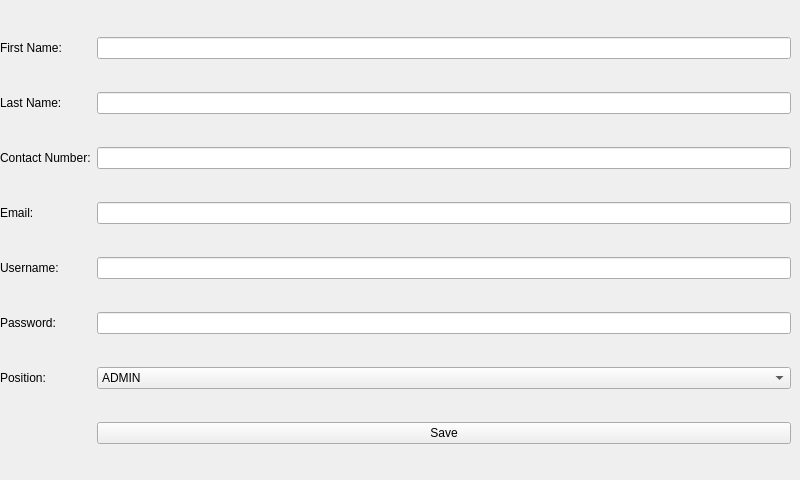
      <widget class="QWidget" name="staffRegistrationTab">
       <attribute name="title">
        <string>Staff Registration</string>
       </attribute>
       <widget class="QWidget" name="layoutWidget_5">
        <property name="geometry">
         <rect>
          <x>0</x>
          <y>10</y>
          <width>791</width>
          <height>461</height>
         </rect>
        </property>
        <layout class="QGridLayout" name="gridLayout">
         <item row="0" column="1">
          <widget class="QLineEdit" name="registerStaffFirstName">
           <property name="inputMethodHints">
            <set>Qt::ImhUppercaseOnly</set>
           </property>
          </widget>
         </item>
         <item row="1" column="0">
          <widget class="QLabel" name="registerStaffLastNameLabel">
           <property name="text">
            <string>Last Name:</string>
           </property>
          </widget>
         </item>
         <item row="1" column="1">
          <widget class="QLineEdit" name="registerStaffLastName">
           <property name="inputMethodHints">
            <set>Qt::ImhUppercaseOnly</set>
           </property>
          </widget>
         </item>
         <item row="2" column="0">
          <widget class="QLabel" name="registerStaffCNumberLabel">
           <property name="text">
            <string>Contact Number:</string>
           </property>
          </widget>
         </item>
         <item row="0" column="0">
          <widget class="QLabel" name="registerStaffFirstNameLabel">
           <property name="text">
            <string>First Name:</string>
           </property>
          </widget>
         </item>
         <item row="2" column="1">
          <widget class="QLineEdit" name="registerStaffCNumber">
           <property name="inputMethodHints">
            <set>Qt::ImhDigitsOnly</set>
           </property>
           <property name="inputMask">
            <string>999999999999</string>
           </property>
           <property name="maxLength">
            <number>12</number>
           </property>
          </widget>
         </item>
         <item row="4" column="0">
          <widget class="QLabel" name="registerUsernameLabel">
           <property name="text">
            <string>Username:</string>
           </property>
          </widget>
         </item>
         <item row="4" column="1">
          <widget class="QLineEdit" name="registerUsername"/>
         </item>
         <item row="7" column="1">
          <widget class="QPushButton" name="registerStaffSave">
           <property name="text">
            <string>Save</string>
           </property>
          </widget>
         </item>
         <item row="5" column="0">
          <widget class="QLabel" name="registerPasswordLabel">
           <property name="text">
            <string>Password:</string>
           </property>
          </widget>
         </item>
         <item row="6" column="1">
          <widget class="QComboBox" name="registerPosition">
           <item>
            <property name="text">
             <string>ADMIN</string>
            </property>
           </item>
           <item>
            <property name="text">
             <string>FINANCE</string>
            </property>
           </item>
           <item>
            <property name="text">
             <string>DOCTOR</string>
            </property>
           </item>
           <item>
            <property name="text">
             <string>RECEPTIONIST</string>
            </property>
           </item>
           <item>
            <property name="text">
             <string>CASHIER</string>
            </property>
           </item>
          </widget>
         </item>
         <item row="6" column="0">
          <widget class="QLabel" name="registerPositionLabel">
           <property name="text">
            <string>Position:</string>
           </property>
          </widget>
         </item>
         <item row="5" column="1">
          <widget class="QLineEdit" name="registerPassword"/>
         </item>
         <item row="3" column="0">
          <widget class="QLabel" name="registerStaffEmailLabel">
           <property name="text">
            <string>Email:</string>
           </property>
          </widget>
         </item>
         <item row="3" column="1">
          <widget class="QLineEdit" name="registerStaffEmail"/>
         </item>
        </layout>
       </widget>
      </widget>
